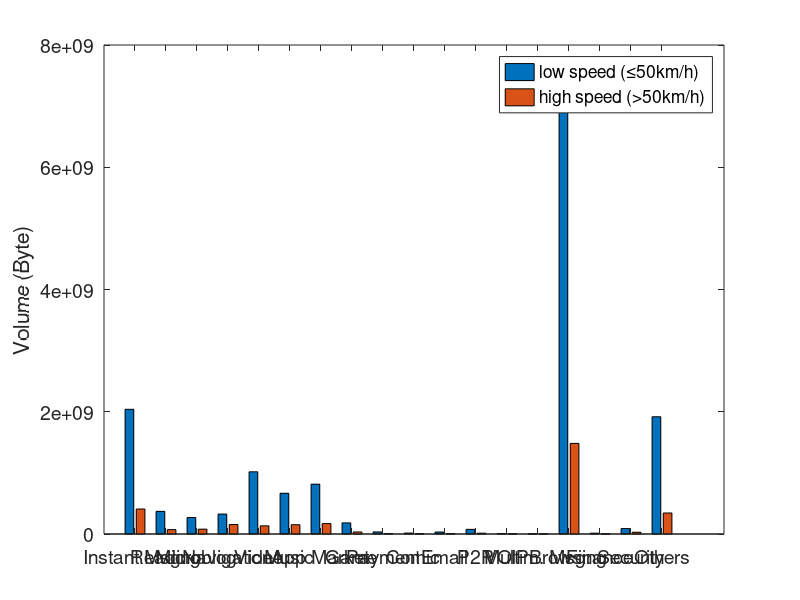

The MATLAB script that drew this image: (Note: this script raises an error after producing the figure.)
% clear;
% clc;
% close;

% addpath('C:/export_fig/');
% M = dlmread('speed_appcat_all_city.csv');
% volume = M(:, 3:4);
% figure('position', [100, 100, 800, 600]) 
% bar(volume)
% ylabel('Volume (Byte)');
% app_name = {'IM','Reading','Microblog','Navigation','Video','Music','App Market','Game','Online Payment','Comic','Email','P2P','VOIP','MM','B&D','Finance','Security','Others'};
% set(gca, 'XTick', 1:18, 'XTickLabel', app_name, 'FontSize',14)   
% set(gca,'XTickLabelRotation',90) 
% legend('low speed (\leq50km/h)', 'high speed (>50km/h)')

% set(gcf, 'Color', 'w');
% export_fig volume_high_low_speed_8_6.pdf




clear;
clc;
close;

addpath('C:/export_fig/');
M = dlmread('speed_appcat_all_city.csv');
volume = M(:, 3:4);
figure('position', [100, 100, 1700*0.7, 600*0.6]) 
bar(volume)
ylabel('Volume (Byte)');
app_name = {'Instant Msg.','Reading','Microblog','Navigation','Video','Music','App Market','Game','Payment','Comic','Email','P2P','VOIP','Multim. Msg.','Browsing','Finance','Security','Others'};
set(gca, 'XTick', 1:18, 'XTickLabel', app_name, 'FontSize',14)   
set(gca,'XTickLabelRotation',45) 
legend('low speed (\leq50km/h)', 'high speed (>50km/h)')


set(gcf, 'Color', 'w');
% export_fig volume_high_low_speed_17_6.pdf
export_fig volume_high_low_speed_8_6.pdf
